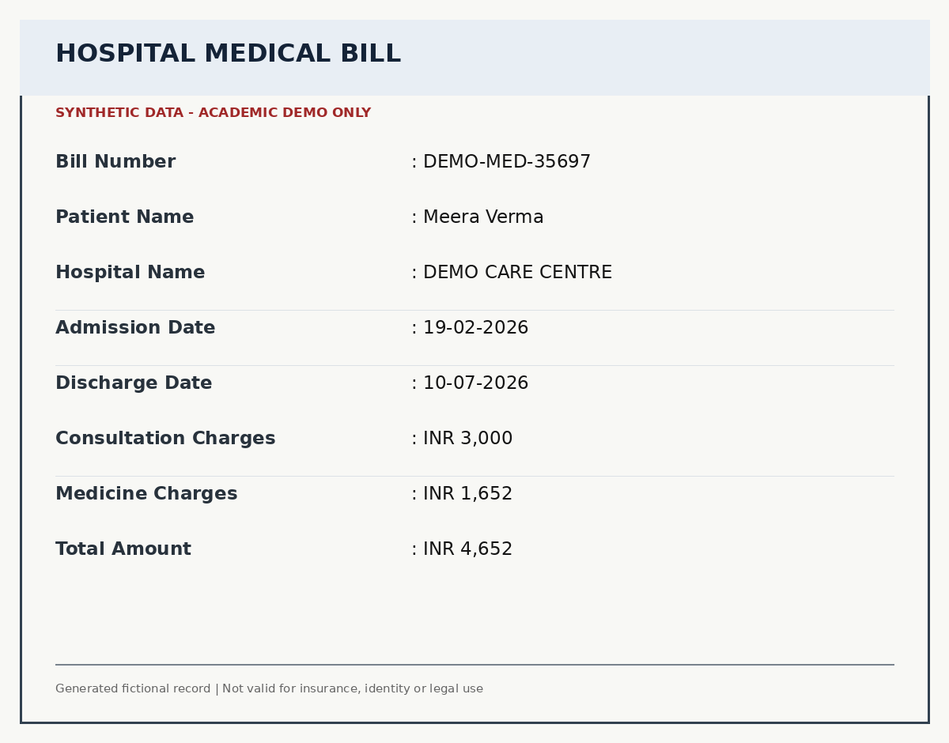
#> input picture dataset/synthetic/images/medical_bill_01.png, 949 x 743 px, shrunk from 1200 x 940 before the run; its folder holds only this picture in this run
$ python run_preprocessing.py --input ../../dataset/synthetic/images/medical_bill_01.png
#> lines starting #> are read from the running program, lines starting #| are printed output that depends on the picture
### backend/app/dip/preprocessing.py
"""First DIP module: grayscale conversion and contrast enhancement.

All functions accept/return OpenCV images (NumPy arrays). The module deliberately
keeps processing separate from file I/O so it can be tested and reused by FastAPI.
"""
from __future__ import annotations

from pathlib import Path
from typing import Dict

import cv2
import numpy as np


def read_image(image_path: str | Path) -> np.ndarray:
    """Read an image from disk; raise a useful error if it cannot be decoded."""
    image = cv2.imread(str(image_path), cv2.IMREAD_COLOR)
#> image is the input picture: shape (743, 949, 3); mean B, G, R 238.8, 240.5, 239.9
    if image is None:
        raise FileNotFoundError(f"Could not read image: {image_path}")
    return image


def to_grayscale(image: np.ndarray) -> np.ndarray:
    """Convert a BGR or grayscale image to an 8-bit grayscale image."""
    if image is None or not isinstance(image, np.ndarray):
        raise ValueError("image must be a valid NumPy array")
    if image.ndim == 2:
        gray = image
    elif image.ndim == 3 and image.shape[2] == 3:
        gray = cv2.cvtColor(image, cv2.COLOR_BGR2GRAY)
    elif image.ndim == 3 and image.shape[2] == 4:
        gray = cv2.cvtColor(image, cv2.COLOR_BGRA2GRAY)
    else:
        raise ValueError(f"Unsupported image shape: {image.shape}")
    if gray.dtype != np.uint8:
        gray = cv2.normalize(gray, None, 0, 255, cv2.NORM_MINMAX).astype(np.uint8)
    return gray


def equalize_histogram(gray: np.ndarray) -> np.ndarray:
    """Apply global histogram equalization to a grayscale image."""
    gray = to_grayscale(gray)
    return cv2.equalizeHist(gray)


def apply_clahe(
    gray: np.ndarray,
    clip_limit: float = 2.0,
    tile_grid_size: tuple[int, int] = (8, 8),
) -> np.ndarray:
    """Apply CLAHE for local contrast enhancement, useful for uneven scans."""
    gray = to_grayscale(gray)
    if clip_limit <= 0:
        raise ValueError("clip_limit must be greater than zero")
    if len(tile_grid_size) != 2 or min(tile_grid_size) < 1:
        raise ValueError("tile_grid_size must contain two positive integers")
    clahe = cv2.createCLAHE(
        clipLimit=float(clip_limit), tileGridSize=tuple(map(int, tile_grid_size))
    )
    return clahe.apply(gray)


def preprocess_contrast(image: np.ndarray) -> Dict[str, np.ndarray]:
    """Return comparable grayscale, global equalization and CLAHE variants."""
    gray = to_grayscale(image)
    return {
        "grayscale": gray,
        "histogram_equalized": equalize_histogram(gray),
        "clahe": apply_clahe(gray),
    }


def save_preprocessing_results(
    image: np.ndarray, output_dir: str | Path, prefix: str = "document"
) -> Dict[str, Path]:
    """Save original and intermediate outputs; return their exact file paths."""
    output_path = Path(output_dir)
    output_path.mkdir(parents=True, exist_ok=True)
    outputs: Dict[str, Path] = {}

    original_path = output_path / f"{prefix}_original.png"
    if not cv2.imwrite(str(original_path), image):
        raise OSError(f"Failed to save image: {original_path}")
    outputs["original"] = original_path

    for name, processed in preprocess_contrast(image).items():
        path = output_path / f"{prefix}_{name}.png"
        if not cv2.imwrite(str(path), processed):
            raise OSError(f"Failed to save image: {path}")
        outputs[name] = path
#> this loop made 3 passes
#> name on passes 1 to 3: 'grayscale', 'histogram_equalized', 'clahe'
#> pass 2, in save_preprocessing_results, `if not cv2.imwrite(str(path), processed):`:
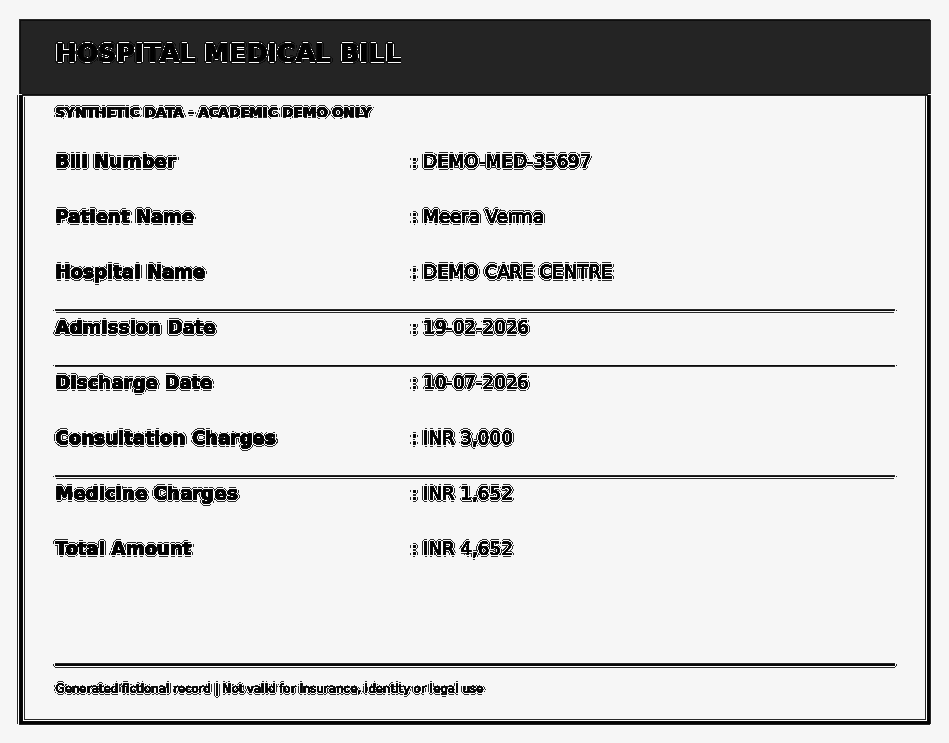
#> saved as document_histogram_equalized.png: shape (743, 949); min 0, max 255, mean 208.8
#> after the loop, outputs = 4 items
    return outputs

### backend/scripts/run_preprocessing.py
"""Run the first DIP preprocessing experiment from the project root.

Usage:
  python backend/scripts/run_preprocessing.py --input dataset/original/sample.png
  python backend/scripts/run_preprocessing.py --input /path/to/scan.jpg --output results/images
"""
from __future__ import annotations

import argparse
import sys
from pathlib import Path

PROJECT_ROOT = Path(__file__).resolve().parents[2]
sys.path.insert(0, str(PROJECT_ROOT / "backend"))

from app.dip.preprocessing import read_image, save_preprocessing_results  # noqa: E402


def main() -> None:
    parser = argparse.ArgumentParser(description="Insurance document DIP preprocessing")
    parser.add_argument("--input", required=True, help="Path to an input document image")
    parser.add_argument("--output", default="results/images", help="Output directory")
    parser.add_argument("--prefix", default="document", help="Output filename prefix")
    args = parser.parse_args()

    image = read_image(args.input)
    output_dir = Path(args.output)
    if not output_dir.is_absolute():
        output_dir = PROJECT_ROOT / output_dir
    saved = save_preprocessing_results(image, output_dir, args.prefix)
#> saved = 4 items

    print("\nPreprocessing completed successfully.")
    for stage, path in saved.items():
        print(f"{stage:22s} -> {path}")
#> this loop made 4 passes
#| original               -> results/images/document_original.png
#| grayscale              -> results/images/document_grayscale.png
#| histogram_equalized    -> results/images/document_histogram_equalized.png
#| clahe                  -> results/images/document_clahe.png
    print(f"\nInput dimensions: {image.shape[1]} x {image.shape[0]}")
#| Input dimensions: 949 x 743


if __name__ == "__main__":
    main()
